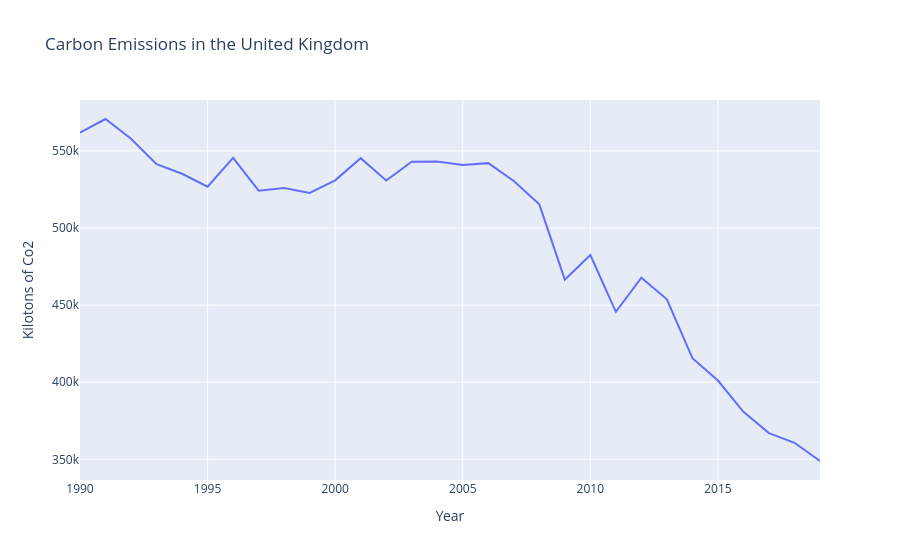

Notebook source saved alongside this figure:
### Code cell
fig = px.line(df_uk, y="Kilotons of Co2", x="Year", title='Carbon Emissions in the United Kingdom')
fig.show()

### Figure 1 — Plotly figure (JSON) as saved in the notebook; plotly's stock layout.template omitted (floating-point values rounded to 4 significant figures)
{"data": [{"hovertemplate": "Year=%{x}<br>Kilotons of Co2=%{y}<extra></extra>", "legendgroup": "", "line": {"color": "#636efa", "dash": "solid"}, "marker": {"symbol": "circle"}, "mode": "lines", "name": "", "orientation": "v", "showlegend": false, "type": "scatter", "x": [1990, 1991, 1992, 1993, 1994, 1995, 1996, 1997, 1998, 1999, 2000, 2001, 2002, 2003, 2004, 2005, 2006, 2007, 2008, 2009, 2010, 2011, 2012, 2013, 2014, 2015, 2016, 2017, 2018, 2019], "xaxis": "x", "y": [561800.0, 570700.0, 557900.0, 541400.0, 535200.0, 526800.0, 545500.0, 524200.0, 526000.0, 522800.0, 530900.0, 545300.0, 530800.0, 543000.0, 543100.0, 540900.0, 542100.0, 530500.0, 515300.0, 466500.0, 482400.0, 445600.0, 467800.0, 453800.0, 415600.0, 401100.0, 380800.0, 367000.0, 360700.0, 348900.0], "yaxis": "y"}], "layout": {"legend": {"tracegroupgap": 0}, "title": {"text": "Carbon Emissions in the United Kingdom"}, "xaxis": {"anchor": "y", "domain": [0, 1], "title": {"text": "Year"}}, "yaxis": {"anchor": "x", "domain": [0, 1], "title": {"text": "Kilotons of Co2"}}}}
